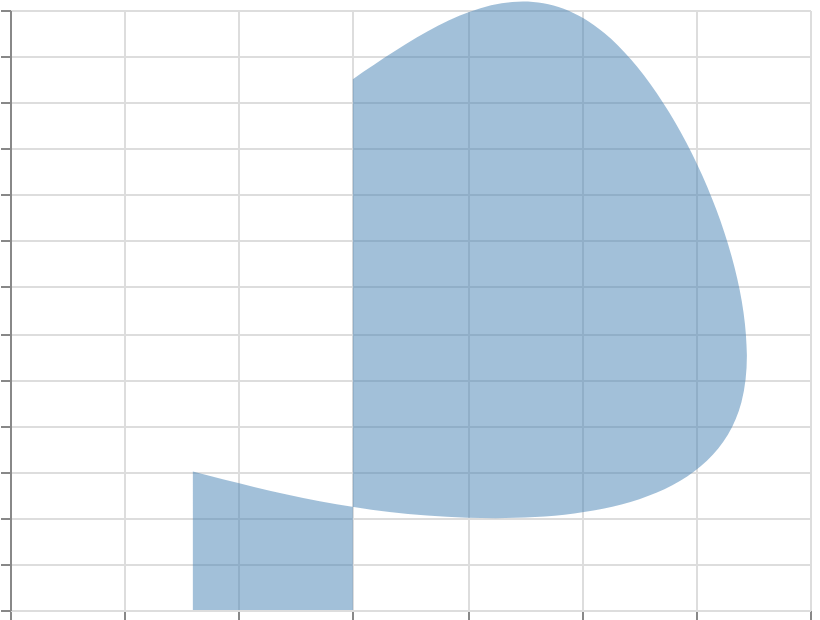

Specify this chart in Vega-Lite:
### Vega specification from a JSON file in a GitHub repository (floating-point values rounded to 4 significant figures)
{"$schema": "https://vega.github.io/schema/vega/v6.json", "width": 400, "height": 300, "padding": 5, "autosize": "none", "data": [{"name": "table", "values": [{"x": 80, "y": 60}, {"x": 200, "y": 40}, {"x": 320, "y": 90}, {"x": 260, "y": 250}, {"x": 150, "y": 230}]}], "scales": [{"name": "x", "type": "linear", "domain": {"data": "table", "field": "x"}, "range": "width", "nice": true}, {"name": "y", "type": "linear", "domain": {"data": "table", "field": "y"}, "range": [{"signal": "height"}, 0], "nice": true}], "marks": [{"type": "area", "from": {"data": "table"}, "encode": {"update": {"x": {"scale": "x", "field": "x"}, "y": {"scale": "y", "field": "y"}, "y2": {"scale": "y", "value": 0}, "fill": {"value": "steelblue"}, "fillOpacity": {"value": 0.5}, "interpolate": {"value": "natural"}, "tension": {"value": 0.7}}}}], "axes": [{"scale": "x", "orient": "bottom", "grid": true, "labels": false}, {"scale": "y", "orient": "left", "grid": true, "labels": false}]}
